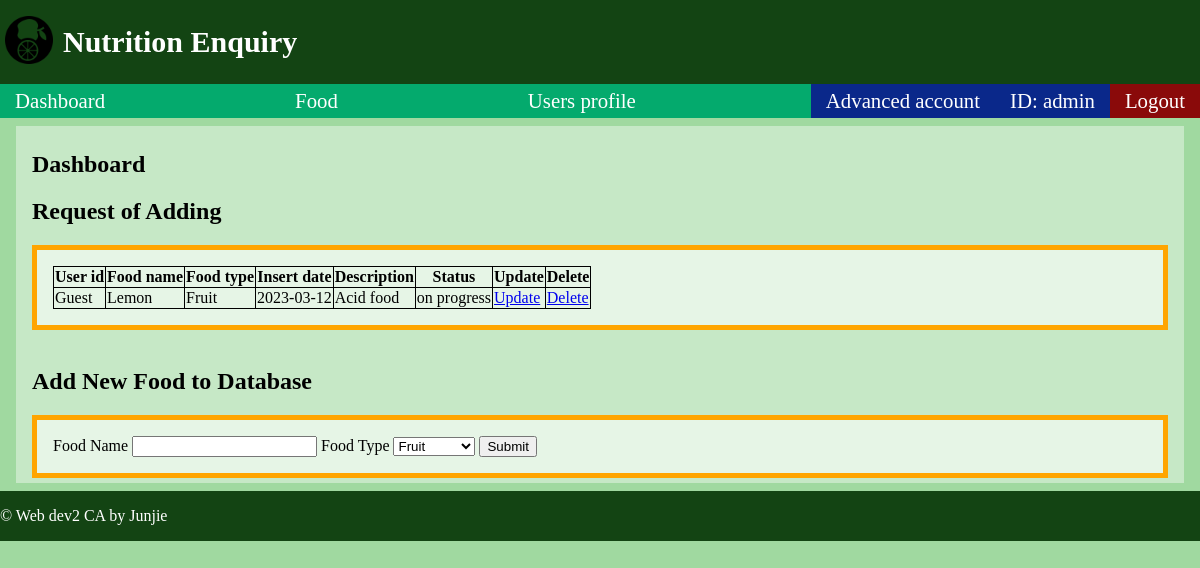
Screenshot of /dashboard (signed in) with the database file from the repository.
### tables this page shows
CREATE TABLE foods_not
(
    order_id INTEGER PRIMARY KEY AUTOINCREMENT,
    user_id TEXT,
    food_name TEXT,
    food_type TEXT,
    insert_date DATE,
    guest_description TEXT,
    status TEXT
);

### app.py (the view, shortened to what this page needs)
@app.route("/dashboard",methods=["GET","POST"])
def dashboard():
    db = get_db()
    form = AddNewFoodForm()
    account_id = ""
    if g.admin_id:
        account_id = session["admin_id"]
    else:
        return redirect(url_for("login"))
    foods_not = db.execute("""SELECT * FROM foods_not;""").fetchall()
    foods = db.execute("""SELECT * FROM nutrition AS n
                                        JOIN gigl_table AS g
                                        ON n.food_name = g.food_name
                                        """).fetchall()
    return render_template("dashboard.html",title = "Dashboard", account_id = account_id,foods_not=foods_not,form=form,foods=foods)

### forms.py
class AddNewFoodForm(FlaskForm):
    food_name = StringField(validators = [InputRequired()])
    food_type = SelectField("Food Type",
                            choices=["Fruit","Meat","Vegetable",
                                     "Seafood","Legume"])
    status = SelectField(choices=["Unfinished","Finish","Give Up"])
    update = SubmitField()
    submit= SubmitField()

### app.py (called while the page is built)
@app.before_request
def logged_in_user():
    g.user_type = session.get("user_type",None)
    g.user_id = session.get("user_id", None)
    g.admin_id = session.get("admin_id", None)

### database.py (called while the page is built)
def get_db():
    if "db" not in g:
        g.db = sqlite3.connect(DATABASE,
            detect_types=sqlite3.PARSE_DECLTYPES
        )
        g.db.row_factory = sqlite3.Row
    return g.db

### templates/dashboard.html (shortened to what this page needs)
{% extends "base.html" %}
{% block main_content %}
    <section class="block_base">
        <h1>Dashboard</h1>
        <section class="block_detail">
            <article>
                <h2>Request of Adding</h2>
                <form>
                    <table>
                    <tr>
                        <th>User id</th>
                        <th>Food name</th>
                        <th>Food type</th>
                        <th>Insert date</th>
                        <th>Description</th>
                        <th>Status</th>
                        <th>Update</th>
                        <th>Delete</th>
                    </tr>
                    {% for dict in foods_not %}
                    <tr>
                        <td>{{ dict["user_id"] }}</td>
                        <td>{{ dict["food_name"] }}</td>
                        <td>{{ dict["food_type"] }}</td>
                        <td>{{ dict["insert_date"] }}</td>
                        <td>{{ dict["guest_description"] }}</td>
                        <td>{{ dict["status"] }}</td>
                        <td>
                            <a href="{{ url_for('food_update', order_id=dict['order_id'])}}">Update</a>
                        </td>
                        <td>
                            <a href="{{ url_for('food_not_list_delete', order_id=dict['order_id'])}}">Delete</a>
                        </td>
                    </tr>
                    {% endfor %}
                    </table>
                </form>
            </article>
            <br />
            <article>
                <h2>Add New Food to Database</h2>
                <section>
                    <form method="Post" action="" novalidate>
                        {{ form.food_name.label }}
                        {{ form.food_name() }}
                        {{ form.food_type.label }}
                        {{ form.food_type() }}
                        {{ form.submit() }}
                    </form>
                </section>
            </article>
        </section>
    </section>
{% endblock %}

### static/styles.css (style rules this page uses)
body { margin: 0; padding: 0; display: flex; flex-direction: column; height: 100vh; background-color: #a0d9a0; }
main .block_base { background-color: rgba(255, 255, 255, 0.396); padding-inline: 1em; padding-block: 5px; }
form { padding: 1em; border: solid 5px orange; background-color:rgba(255, 255, 255, 0.561); }
table { border-collapse: collapse; }
th, td { border: 1px solid black; }

### rows the page displays
foods_not: user_id "Guest", food_name "Lemon", food_type "Fruit", insert_date "2023-03-12", guest_description "Acid food", status "on progress"

### other values shown
{{ account_id }} "admin"
